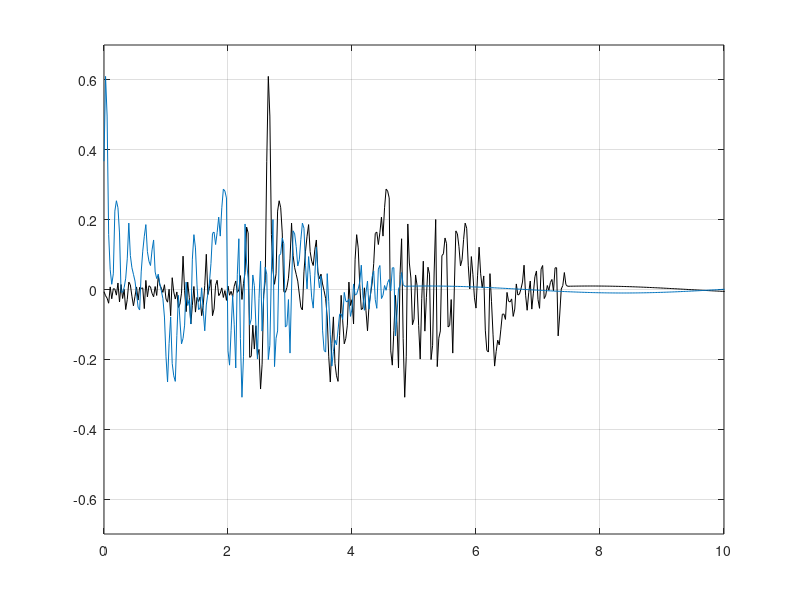

MATLAB code to generate this figure: (Note: this script raises an error after producing the figure.)
clear all ;
s=load('ag.mat');
ag=s.a4;
dt=0.025;
tg=0:dt:dt*length(ag)-dt;
index=tg>=3&tg<=13;
tg=tg(index)-3;
ag=ag(index);
tg(300:1000)=tg(300):dt:tg(300)+dt*700;
ag(300:1000)=0.01*sin(tg(300:1000));
figure(1)
plot(tg,ag,'black');
hold on
xlim([0,10]);ylim([-0.7,0.7]);grid on;
alpha=0.3;
T=2;
rst=zeros(length(alpha),length(T));
rstv=zeros(length(alpha),length(T));
for i=1:length(alpha)
    disp(alpha(i))
    index=find(ag>tan(alpha),1);
    tg_temp=tg(index:end)-tg(index);
    ag_temp=ag(index:end);
    plot(tg_temp,ag_temp)
    for j=1:length(T)
        [rt,dtheta]=untitled(alpha(i),T(j),tg_temp,ag_temp);
        rstd(i,j)=max(abs(dtheta(:,1)))/alpha(i);
        rstv(i,j)=max(abs(dtheta(:,2)))/(2*pi/T(j));
    end 
end
% 
figure(2)
rstd(rstd>1)=1;
% surf(T,alpha,rstd)
figure(3)
% surf(T,alpha,rstv)

figure(4)
plot(rt,dtheta(:,1),'black');
hold on
plot(rt,dtheta(:,2),'r')
plot(rt(1:end-1),diff(dtheta(:,1))./diff(rt))
% max(abs(dtheta(:,2)))
% (2*pi/T(j))
% hold off;